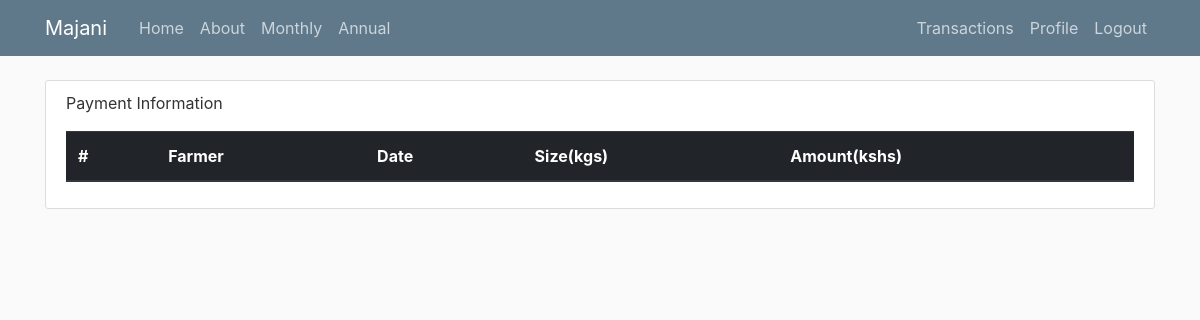
The page /asummary/ (signed in) on the database as committed earlier.
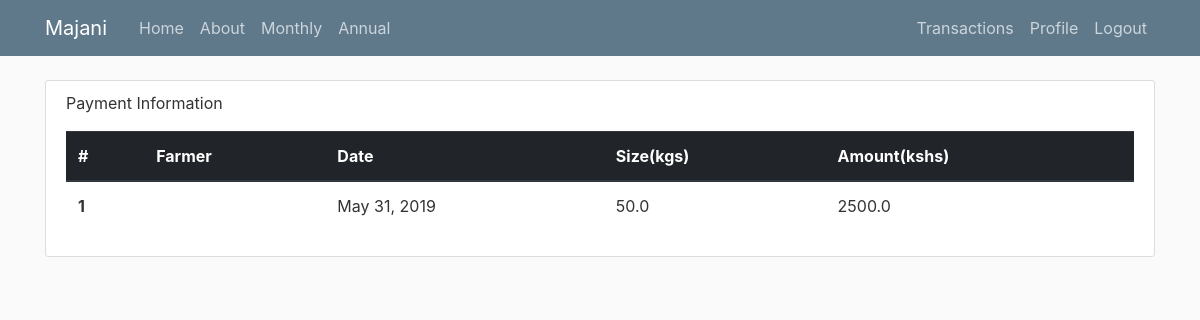
The same page on the database as committed later.
### finalyear/models.py (models this page shows, shortened)
class AnnualPayment(models.Model):
    username = models.CharField(max_length=50, unique=True)
    amount = models.FloatField()
    kilos = models.FloatField()
    payment_date = models.DateField(default=datetime.now)
    paid = models.BooleanField(default=True)

### finalyear/views.py (the view)
# urls.py: path('asummary/', views.annual_payment_made, name = 'annual_payment_made'),
@login_required
def annual_payment_made(request):
    payments = AnnualPayment.objects.filter(username=request.user).filter(payment_date__year = datetime.now().year )
    context = {
        'payments' : payments,
        'datetime' : datetime.now(),
    }
    return render(request, 'finalyear/summary.html', context)

### brianapp/templates/finalyear/summary.html
{% extends "generic/base.html" %}
{% block content %}
    <div class="content-section">
    	<p class="p3">Payment Information</p>
	    <table class="table">
		  	<thead class="thead-dark">
			    <tr>
			      <th scope="col">#</th>
			      <th scope="col">Farmer</th>
			      <th scope="col">Date</th>
			      <th scope="col">Size(kgs)</th>
			      <th scope="col">Amount(kshs)</th>
			    </tr>
		  	</thead>
		  	<tbody>
		  		{% for payment in payments %}
				    <tr>
				      <th scope="row">{{ payment.id }}</th>
				      <td>{{ payment.farmer }}</td>
				      <td>{{ payment.payment_date }}</td>
				      <td>{{ payment.kilos }} </td>
				      <td>{{ payment.amount }}</td>
				    </tr>
			    {% endfor %}
		  	</tbody>
		</table>
    </div>
{% endblock content %}

### brianapp/templates/generic/base.html (shortened to what this page needs)
{% load static %}
<!DOCTYPE html>
<html lang="en" dir="ltr">
  <head>
    <link rel="stylesheet" type="text/css" href="{%  static 'bootstrap/css/bootstrap.min.css' %}">
    <link rel="stylesheet" type="text/css" href="{%  static 'main/main.css' %}">
  </head>
  <body>
    <header class="site-header">
      <nav class="navbar navbar-expand-md navbar-dark bg-steel fixed-top">
        <div class="container">
          <a class="navbar-brand mr-4" href="{% url 'home' %}">Majani</a>
          <div class="collapse navbar-collapse" id="navbarToggle">
            <div class="navbar-nav mr-auto">
              <a class="nav-item nav-link" href="{% url 'home' %}">Home</a>
              <a class="nav-item nav-link" href="{% url 'about' %}">About</a>
              {% if user.is_authenticated %}
              <a class="nav-item nav-link" href="{% url 'monthly_payment_made' %}">Monthly</a>
              <a class="nav-item nav-link" href="{% url 'annual_payment_made' %}">Annual</a>
              {% endif %}
            </div>
            <div class="navbar-nav">
              {% if user.is_authenticated %}
                <a class="nav-item nav-link" href="{% url 'transactions' %}">Transactions</a>
                <a class="nav-item nav-link" href="{% url 'profile' %}">Profile</a>
                <a class="nav-item nav-link" href="{% url 'logout' %}">Logout</a>
              {% else %}
                <a class="nav-item nav-link" href="{% url 'login' %}">Login</a>
                <a class="nav-item nav-link" href="{% url 'register' %}">Register</a>
              {% endif  %}
            </div>
          </div>
        </div>
      </nav>
    </header>
    <main role="main" class="container">
      <div class="row">
        <div class="col-md-12">
          {% block content %}{% endblock %}
        </div>
      </div>
    </main>
  </body>
</html>

### brianapp/static/main/main.css (style rules this page uses)
body { background: #fafafa; color: #333333; margin-top: 5rem; }
.bg-steel { background-color: #5f788a; }
.site-header .navbar-nav .nav-link { color: #cbd5db; }
.content-section { background: #ffffff; padding: 10px 20px; border: 1px solid #dddddd; border-radius: 3px; margin-bottom: 20px; }

Rows that differ between the two databases and show on the page:
added AnnualPayment: id "1", payment_date "May 31, 2019", kilos "50.0", amount "2500.0"
